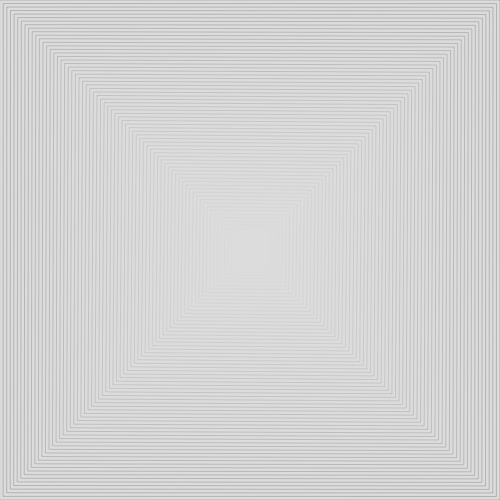
Frame 1 (no input)
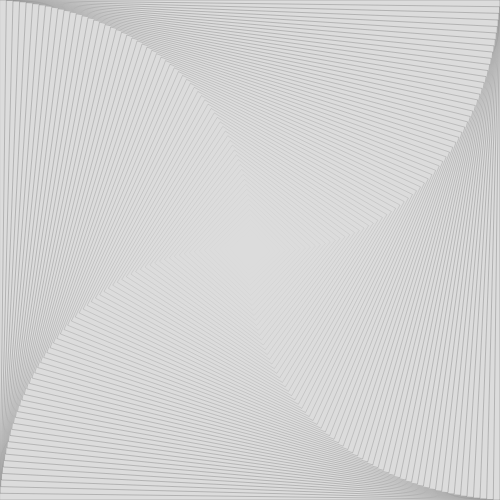
Frame 60 (no input)
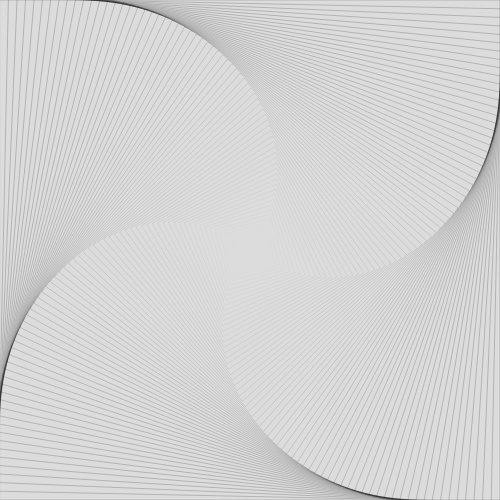
Frame 120 (the mouse pressed at the canvas centre since frame 60)

The p5.js sketch that drew these frames (run headless with seeded random() and noise() and a simulated clock; from frame 60 on, the mouse is pressed at the canvas centre):

// p5.js sketch
// ── sketch.js
function setup() {
  createCanvas(500, 500);
  smooth();
  rectMode(CENTER);
}

function draw() {
  background(220);
  strokeWeight(0.2);
  //fill(100);
  noFill();
  var numRect = 70;
  var anim = Math.sin(frameCount * 0.01);
  for (var i = 0; i < numRect; i++) {
    push();
    var fi = i/numRect;
    var ptr = 1-fi;
  //translating comes before the rotate for proper functioning
    translate(width/2, height/2);
    rotate(PI * 0.5 * fi * anim);
    scale(ptr);
  //rect(width/2, height/2, 50, 50);
    rect(0, 0, width, height);
    pop();
}
  //drawGrid();
}

function drawGrid() {
  push();
  noFill();
  stroke(0, 100);
  for (var x = 0; x < width; x+=10) {
    line(x, 0, x, height);
  }

  for (var y = 0; y < height; y+=10) {
    line(0, y, width, y);
  }
pop();
}
